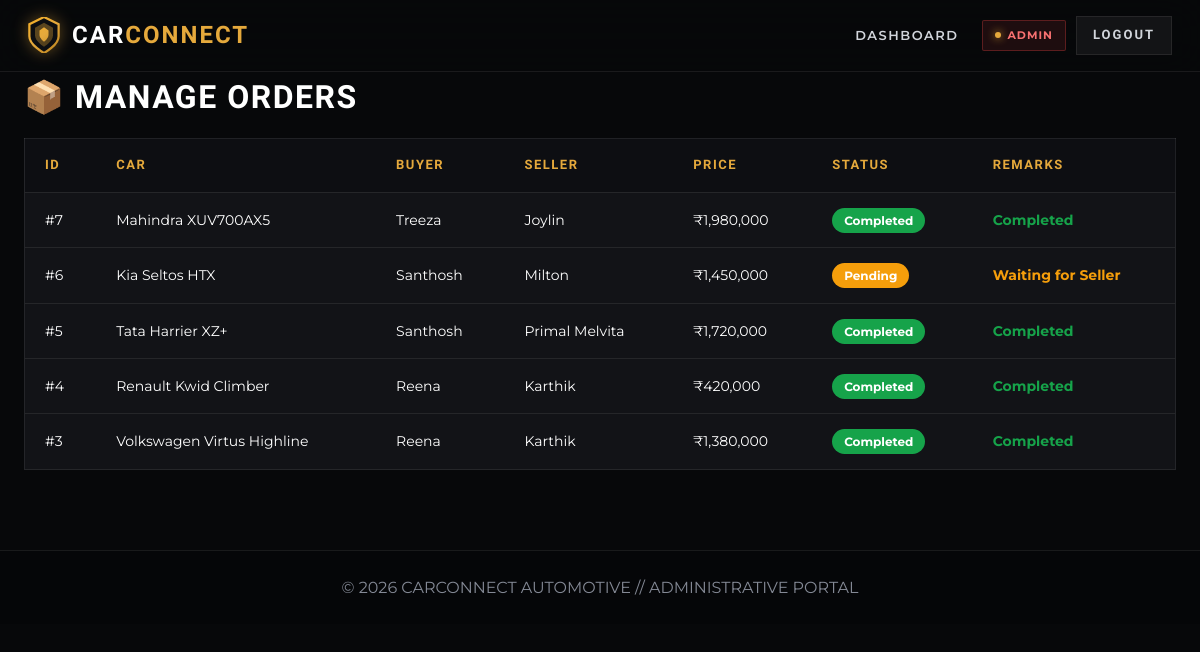
The page /admin/manage_orders.php (signed in) on the database as committed earlier.
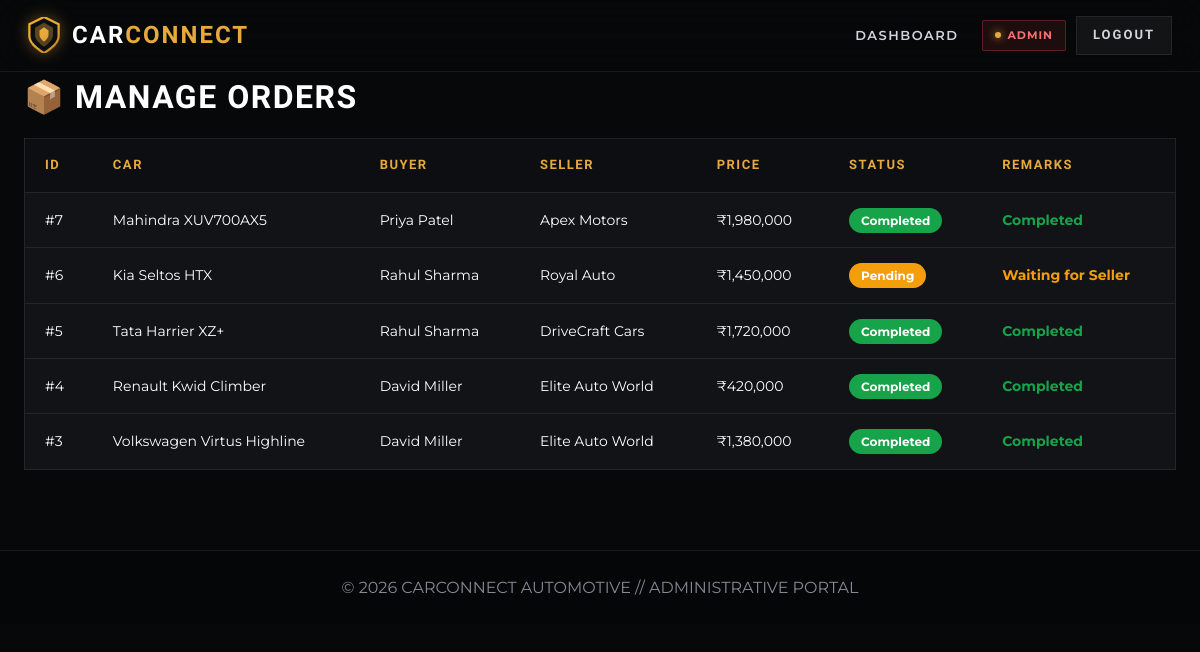
The same page on the database as committed later.
### tables this page shows
CREATE TABLE `orders` (
  `id` int(11) NOT NULL,
  `buyer_id` int(11) NOT NULL,
  `seller_id` int(11) NOT NULL,
  `car_id` int(11) NOT NULL,
  `total_price` decimal(12,2) NOT NULL,
  `order_status` enum('pending','completed','cancelled') DEFAULT 'pending',
  `created_at` timestamp NOT NULL DEFAULT current_timestamp()
);

CREATE TABLE `buyers` (
  `id` int(11) NOT NULL,
  `name` varchar(100) NOT NULL,
  `email` varchar(150) NOT NULL,
  `password` varchar(255) NOT NULL,
  `phone` varchar(20) DEFAULT NULL,
  `address` text DEFAULT NULL,
  `status` enum('active','inactive') DEFAULT 'active',
  `created_at` timestamp NOT NULL DEFAULT current_timestamp()
);

CREATE TABLE `sellers` (
  `id` int(11) NOT NULL,
  `name` varchar(100) NOT NULL,
  `email` varchar(150) NOT NULL,
  `password` varchar(255) NOT NULL,
  `phone` varchar(20) DEFAULT NULL,
  `address` text DEFAULT NULL,
  `status` enum('active','inactive') DEFAULT 'active',
  `created_at` timestamp NOT NULL DEFAULT current_timestamp()
);

CREATE TABLE `car_listings` (
  `id` int(11) NOT NULL,
  `seller_id` int(11) NOT NULL,
  `category_id` int(11) DEFAULT NULL,
  `make` varchar(100) NOT NULL,
  `model` varchar(100) NOT NULL,
  `year` int(11) NOT NULL,
  `price` decimal(12,2) NOT NULL,
  `mileage` int(11) DEFAULT 0,
  `fuel_type` varchar(50) DEFAULT NULL,
  `transmission` varchar(50) DEFAULT NULL,
  `description` text DEFAULT NULL,
  `image_path` varchar(255) DEFAULT NULL,
  `status` enum('pending','approved','rejected','sold') DEFAULT 'pending',
  `created_at` timestamp NOT NULL DEFAULT current_timestamp(),
  `color` varchar(30) DEFAULT NULL,
  `owner_type` varchar(30) DEFAULT NULL,
  `body_type` varchar(30) DEFAULT NULL,
  `seating_capacity` int(11) DEFAULT NULL,
  `location` varchar(100) DEFAULT NULL
);

### includes/functions.php (called while the page is built, shortened)
<?php
function e($str){
    return htmlspecialchars((string)$str, ENT_QUOTES, 'UTF-8');
}
?>

### admin/manage_orders.php (the view, shortened to what this page needs)
<?php
require_once "../includes/db_connect.php";
require_once "../includes/functions.php";
require_once "../includes/header.php";
?>
<h1>📦 Manage Orders</h1>
<div style="overflow-x:auto;">
<table class="table" style="overflow:hidden;">
<tr>
<th>ID</th>
<th>Car</th>
<th>Buyer</th>
<th>Seller</th>
<th>Price</th>
<th>Status</th>
<th>Remarks</th>
</tr>
<?php
$res = mysqli_query($conn,"
SELECT
o.id,
o.total_price,
o.order_status,
c.make,
c.model,
b.name AS buyer,
s.name AS seller
FROM orders o
JOIN car_listings c ON c.id=o.car_id
JOIN buyers b ON b.id=o.buyer_id
JOIN sellers s ON s.id=o.seller_id
ORDER BY o.id DESC
");
if($res && mysqli_num_rows($res)>0){
while($o=mysqli_fetch_assoc($res)){
$statusColor = "#999";
if($o['order_status']=="completed") $statusColor="#16a34a";
if($o['order_status']=="pending")   $statusColor="#f59e0b";
echo "<tr>
<td>#".intval($o['id'])."</td>
<td>".e($o['make'])." ".e($o['model'])."</td>
<td>".e($o['buyer'])."</td>
<td>".e($o['seller'])."</td>
<td>₹".number_format((float)$o['total_price'])."</td>
<td>
<span style='
background:$statusColor;
color:#fff;
padding:5px 12px;
border-radius:20px;
font-size:12px;
font-weight:700
'>
".ucfirst($o['order_status'])."
</span>
</td>
<td>";
if($o['order_status']=="pending"){
    echo "<span style='color:#f59e0b;font-weight:bold;'>Waiting for Seller</span>";
}
elseif($o['order_status']=="completed"){
    echo "<span style='color:#16a34a;font-weight:bold;'>Completed</span>";
}
else{
    echo "<span style='color:#ef4444;font-weight:bold;'>Cancelled</span>";
}
echo "</td></tr>";
 } }else{
echo "<tr>
<td colspan='7' style='text-align:center'>
No orders found 📦
</td>
</tr>";
}
?>
</table>
</div>
<?php require_once "../includes/footer.php"; ?>

Rows that differ between the two databases and show on the page:
changed through a linked row, orders "Mahindra": buyer.name "Treeza" → "Priya Patel"; seller.name "Joylin" → "Apex Motors"
changed through a linked row, orders "Pending": buyer.name "Santhosh" → "Rahul Sharma"; seller.name "Milton" → "Royal Auto"
changed through a linked row, orders "Tata": buyer.name "Santhosh" → "Rahul Sharma"; seller.name "Primal Melvita" → "DriveCraft Cars"
changed through a linked row, orders "Renault": buyer.name "Reena" → "David Miller"; seller.name "Karthik" → "Elite Auto World"
changed through a linked row, orders "Volkswagen": buyer.name "Reena" → "David Miller"; seller.name "Karthik" → "Elite Auto World"
